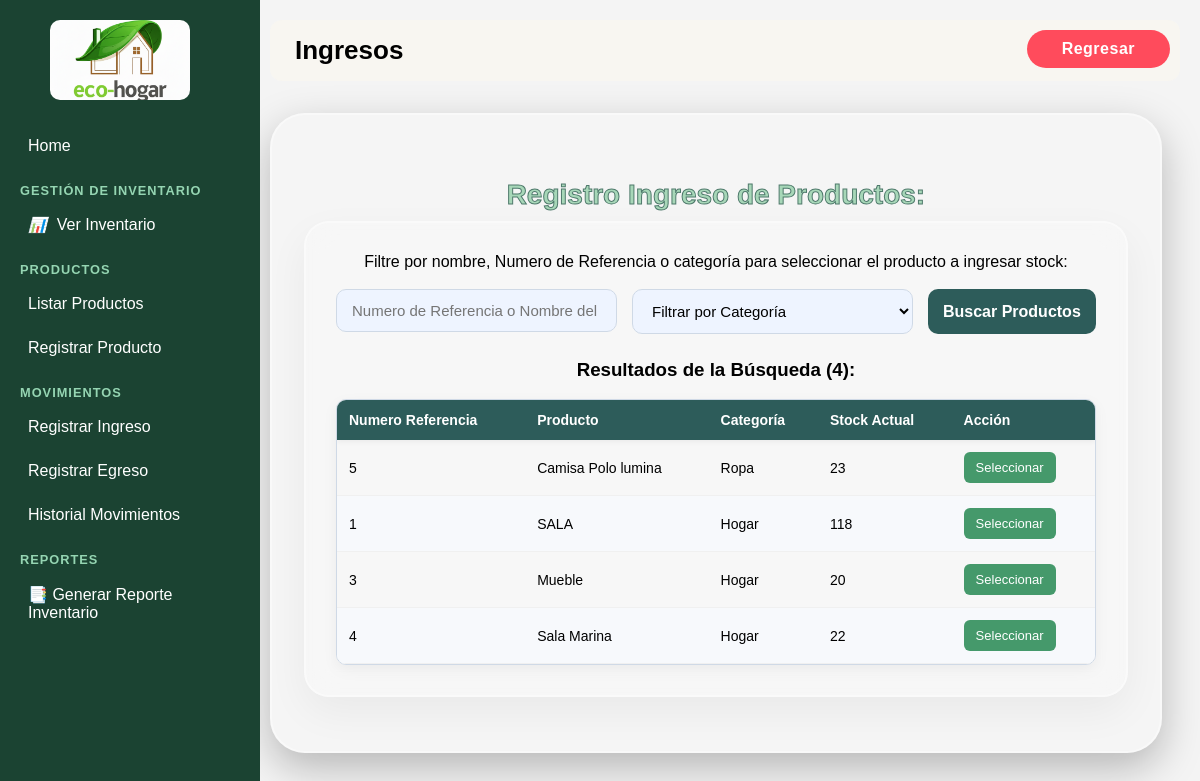
Page /registrarIngreso.php on the committed database.
### tables this page shows
CREATE TABLE `productos` (
  `idPro` int(11) NOT NULL,
  `idCatFK` int(11) NOT NULL,
  `nomPro` varchar(100) NOT NULL,
  `desPro` text NOT NULL,
  `preUni` decimal(10,0) NOT NULL,
  `preVen` decimal(10,0) NOT NULL,
  `FecReg` date NOT NULL,
  `stoAct` int(11) NOT NULL,
  `umbMinSo` int(11) NOT NULL,
  `idEstProEnumFK` int(11) NOT NULL
);

CREATE TABLE `categoria_producto` (
  `idCat` int(11) NOT NULL,
  `nomCat` varchar(100) NOT NULL
);

### logica/logica-ingreso.php (called while the page is built, shortened)
<?php
include "conexion/conexion.php";
$producto_seleccionado = null;
$productos_encontrados = [];
$sql_filtro = "SELECT p.idPro, p.nomPro, p.desPro, p.stoAct, c.nomCat
                FROM productos p
                JOIN categoria_producto c ON p.idCatFK = c.idCat
                WHERE 1=1";
$sql_filtro .= " ORDER BY p.desPro LIMIT 50";
if ($stmt_filtro = $conexion->prepare($sql_filtro)) {
    $stmt_filtro->execute();
    $resultado = $stmt_filtro->get_result();
    while ($fila = $resultado->fetch_assoc()) {
        $productos_encontrados[] = $fila;
    }
}

### registrarIngreso.php (the view, shortened to what this page needs)
<?php
include_once 'logica/logica-ingreso.php';
$prev_busqueda = $_POST['consulta_busqueda'] ?? '';
?>
<!DOCTYPE html>
<html lang="es">
<head>
    <link rel="stylesheet" href="css/style-ingreso.css">
</head>
<body>
    <?php include './components/sidebar.php'; ?>
    <main class="content-area">
    <header class="topbar">
            <h1>Ingresos</h1>
        <form action="inicio.php" method="POST" style="position: absolute; right: 30px; top: 30px; margin: 0;">
            <button type="submit" name="regresarbtn" class="regresarbtn">Regresar</button>
        </form>
</header>
    <div class="admin-box">
          <h2 >Registro Ingreso de Productos:  </h2>
        <div class="registro-box <?php echo ($producto_seleccionado === null) ? 'wide' : ''; ?>">
            <?php
            if ($producto_seleccionado !== null):
            ?>
                <form action="registrarIngreso.php" method="POST" class="update-form">
                    <h3 class="info-title">Detalles del Producto</h3>
                    <input type="hidden" name="id_producto" value="<?php echo $producto_seleccionado['idPro']; ?>">
                    <div class="form-group-inline">
                         <div class="form-group" style="flex: 1;">
                            <label for="idPro">Numero Referencia:</label>
                            <input type="text" id="idPro" value="<?php echo $producto_seleccionado['idPro']; ?>" disabled>
                        </div>
                        <div class="form-group" style="flex: 2;">
                            <label for="nombre">Nombre del Producto:</label>
                            <input type="text" id="nombre" value="<?php echo htmlspecialchars($producto_seleccionado['nomPro']); ?>" disabled>
                        </div>
                    </div>
                    <div>
                        <label for="descripcion">Descripción:</label>
                        <textarea id="descripcion" disabled><?php echo htmlspecialchars($producto_seleccionado['desPro']); ?></textarea>
                    </div>
                    <div class="form-group-inline">
                         <div class="form-group" style="flex: 1;">
                            <label for="precio">Precio Unitario:</label>
                            <input type="text" id="precio" value="$<?php echo number_format($producto_seleccionado['preUni'], 2); ?>" disabled>
                        </div>
                        <div class="form-group" style="flex: 1;">
                            <label for="categoria">Categoría:</label>
                            <input type="text" id="categoria" value="<?php echo htmlspecialchars($producto_seleccionado['nomCat']); ?>" disabled>
                        </div>
                    </div>
                    <div class="form-group">
                        <label for="cantidad_ingresar">Cantidad a Aumentar (Ingreso):</label>
                        <input type="number" id="cantidad_ingresar" name="cantidad_ingresar" min="1" required
                               placeholder="Ingrese la cantidad de unidades">
                    </div>
                    <div class="btn-group">
                        <a href="registrarIngreso.php" class="btn-cancel" style="text-decoration: none; text-align: center;">Cancelar</a>
                        <button type="submit" name="enviar_ingreso" class="btn-submit">Confirmar Ingreso</button>
                    </div>
                </form>
            <?php
            else:
            ?>
                <p class="search-instruction">Filtre por nombre, Numero de Referencia o categoría para seleccionar el producto a ingresar stock:</p> <br>
                <form action="registrarIngreso.php" method="POST" class="filter-form">
                    <div class="filter-controls">
                        <div class="form-group search-input">
                            <input type="text" name="consulta_busqueda" placeholder="Numero de Referencia o Nombre del Producto"
                                   value="<?php echo htmlspecialchars($prev_busqueda); ?>">
                        </div>
                        <div class="form-group category-select">
                            <select name="id_categoria">
                                <option value="0">Filtrar por Categoría</option>
                            </select>
                        </div>
                        <button type="submit" name="enviar_filtro" class="btn-search">Buscar Productos</button>
                    </div>
                </form>
                <?php if (!empty($productos_encontrados)): ?>
                    <h3 class="results-count">Resultados de la Búsqueda (<?php echo count($productos_encontrados); ?>):</h3> <br>
                    <div class="results-table-container">
                        <table class="results-table">
                            <thead>
                                <tr>
                                    <th>Numero Referencia</th>
                                    <th>Producto</th>
                                    <th>Categoría</th>
                                    <th>Stock Actual</th>
                                    <th>Acción</th>
                                </tr>
                            </thead>
                            <tbody>
                                <?php foreach ($productos_encontrados as $producto): ?>
                                    <tr>
                                        <td><?php echo $producto['idPro']; ?></td>
                                        <td><?php echo htmlspecialchars($producto['nomPro']); ?></td>
                                        <td><?php echo htmlspecialchars($producto['nomCat']); ?></td>
                                        <td class="stock-cell"><?php echo $producto['stoAct']; ?></td>
                                        <td>
                                            <form action="registrarIngreso.php" method="POST" style="margin: 0;">
                                                <button type="submit" name="seleccionar_producto" class="btn-select">Seleccionar</button>
                                            </form>
                                        </td>
                                    </tr>
                                <?php endforeach; ?>
                            </tbody>
                        </table>
                    </div>
                <?php endif; ?>
            <?php endif; ?>
        </div>
    </div>
</main>
</body>
</html>

### css/style-ingreso.css (style rules this page uses)
* { margin: 0; padding: 0; box-sizing: border-box; font-family: "Poppins", sans-serif; }
body { display: flex; background: #F8F6F1; }
.admin-box h2 { margin: 10px; color: #A7D7B8; -webkit-text-stroke: 1px #4E796B; font-size: 28px; }
.topbar { background: #F8F6F1; padding: 15px 25px; border-radius: 12px; display: flex; justify-content: space-between; align-items: center; }
.topbar h1 { font-size: 26px; font-weight: 600; }
.regresarbtn { background: #ff4b5c; border: none; color: white; padding: 10px 35px; border-radius: 25px; cursor: pointer; font-size: 1rem; font-weight: 600; letter-spacing: 0.5px; transition: all 0.3s ease; }
.content-area { margin-left: 250px; padding: 20px; width: calc(100% - 250px); }
.admin-box { width: 98%; max-width: 2000px; min-height: 80vh; margin-top: 2rem; padding: 2rem; display: flex; flex-direction: column; justify-content: center; align-items: center; border-radius: 35px; border: 2px solid rgba(255,255,255,0.4); background: rgba(255,255,255,0.1); box-shadow: 0 15px 40px rgba(0,0,0,0.25); }
.registro-box { width: 100%; max-width: 500px; background: rgba(255, 255, 255, 0.2); backdrop-filter: blur(15px); border-radius: 25px; padding: 40px; display: flex; flex-direction: column; justify-content: center; align-items: center; border: 2px solid rgba(255,255,255,0.4); box-shadow: 0 15px 40px rgba(0,0,0,0.05); }
.registro-box.wide { max-width: 900px; padding: 30px; }
.form-group { display: flex; flex-direction: column; gap: 8px; width: 100%; }
.registro-box input, .registro-box select, .registro-box textarea { padding: 12px 15px; border-radius: 10px; border: 1px solid #cfd9e6; background: #eef4ff; font-size: 15px; outline: none; transition: all 0.2s ease; box-sizing: border-box; width: 100%; }
.filter-form { width: 100%; max-width: 850px; }
.filter-controls { display: flex; gap: 15px; margin-bottom: 25px; align-items: stretch; }
.filter-controls .btn-search { flex: 1; padding: 12px 15px; border-radius: 10px; border: none; background: #2D5C5A; color: white; font-size: 16px; cursor: pointer; transition: 0.25s ease; font-weight: 600; white-space: nowrap; }
.results-table-container { width: 100%; max-height: 400px; overflow-y: auto; border: 1px solid #cfd9e6; border-radius: 10px; box-shadow: 0 5px 15px rgba(0,0,0,0.05); }
.results-table { width: 100%; border-collapse: collapse; font-size: 14px; }
.results-table thead { position: sticky; top: 0; z-index: 10; box-shadow: 0 2px 5px rgba(0,0,0,0.05); }
.results-table th { background: #2D5C5A; color: white; padding: 12px; text-align: left; font-weight: 600; }
.results-table td { padding: 12px; border-bottom: 1px solid #f0f0f0; vertical-align: middle; }
.results-table tbody tr:nth-child(even) { background-color: #f7f9fc; }
.btn-select { padding: 8px 12px; border-radius: 6px; border: none; background: #45996b; color: white; font-size: 13px; cursor: pointer; transition: 0.2s; font-weight: 500; }

### css/sidebar.css (style rules this page uses)
* { margin: 0; padding: 0; box-sizing: border-box; font-family: "Poppins", sans-serif; }
body { display: flex; background: #f4f4f4; }

### rows in the picture
productos: idPro "5", nomPro "Camisa Polo lumina", idCatFK.nomCat "Ropa", stoAct "23"
productos: idPro "1", nomPro "SALA", idCatFK.nomCat "Hogar", stoAct "118"
productos: idPro "3", nomPro "Mueble", idCatFK.nomCat "Hogar", stoAct "20"
productos: idPro "4", nomPro "Sala Marina", idCatFK.nomCat "Hogar", stoAct "22"

### other values in the picture
count($productos_encontrados) "4"
